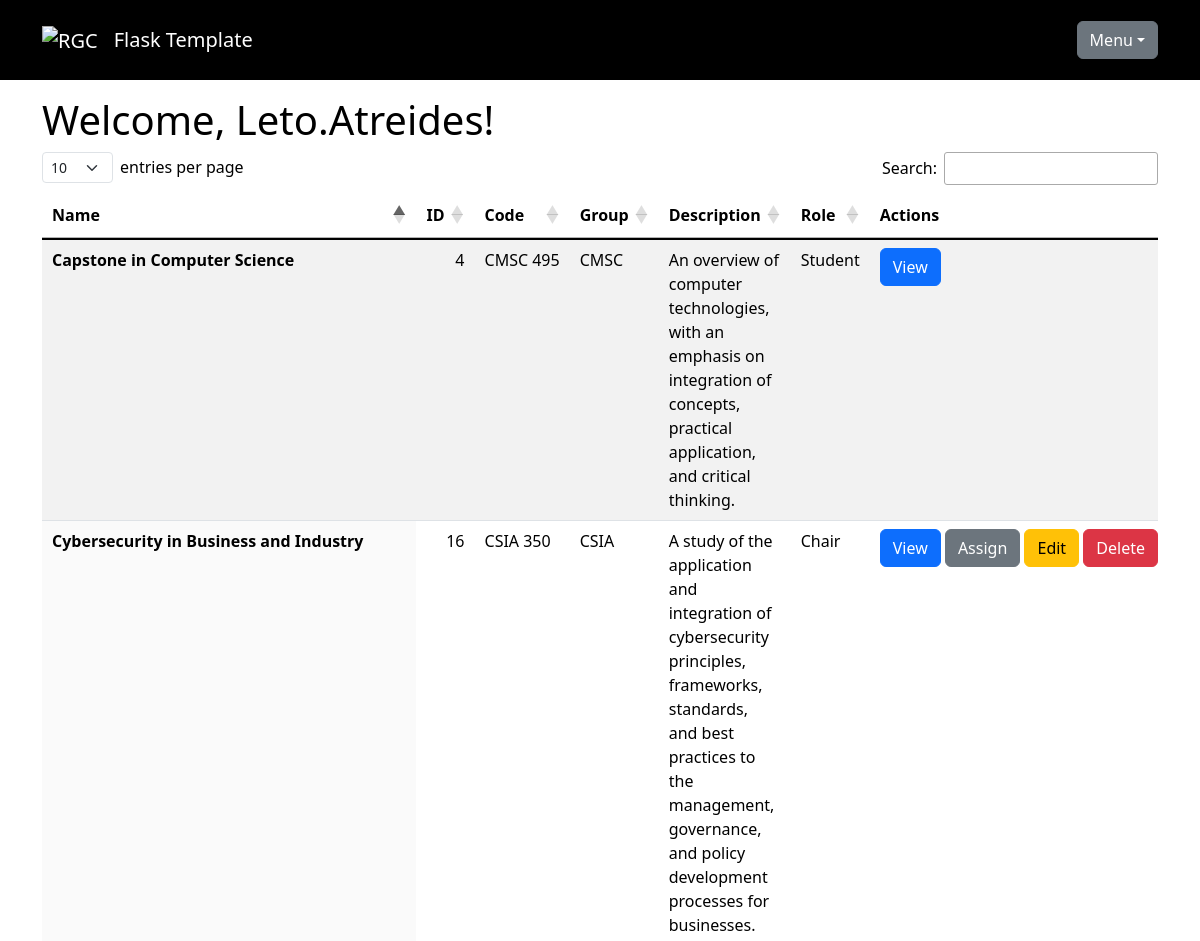
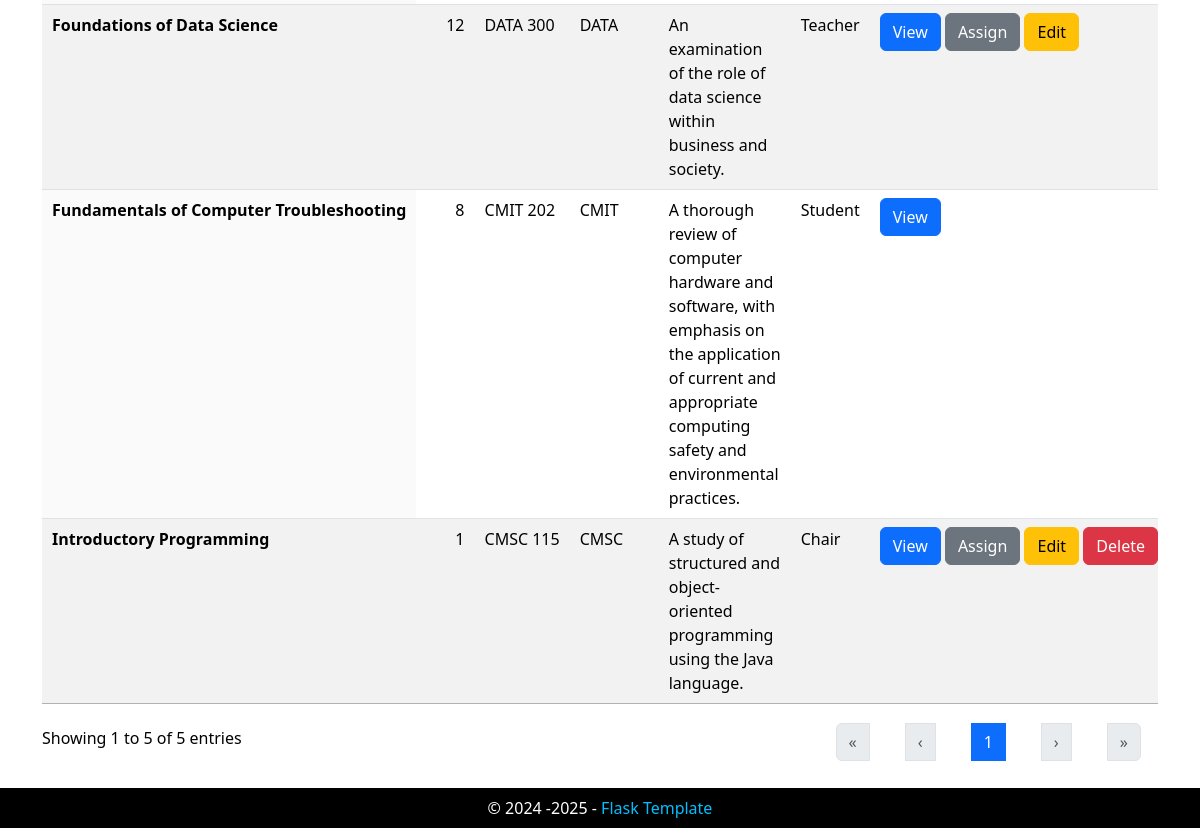
Screenshot of /index (signed in) with the database file from the repository (2 pictures, top to bottom).
### app/models.py (models this page shows, shortened)
class User(UserMixin, db.Model):
    __tablename__ = 'users'
    user_id: Mapped[int] = mapped_column(primary_key=True)
    username: Mapped[str] = mapped_column(
        String(64), index=True, unique=True)
    user_email: Mapped[Optional[str]] = mapped_column(
        String(128), unique=True)
    is_admin: Mapped[bool] = mapped_column(default=True)
    password_hash: Mapped[str] = mapped_column(
        String(256))
    associations: Mapped[List['Association']] = relationship(
        back_populates='user', cascade='all, delete-orphan')
    def get_id(self):
        return self.user_id

class Course(db.Model):
    __tablename__ = 'courses'
    course_id: Mapped[int] = mapped_column(primary_key=True)
    course_name: Mapped[str] = mapped_column(
        String(64), index=True, unique=True)
    course_code: Mapped[str] = mapped_column(
        String(64), unique=True)
    course_group: Mapped[Optional[str]] = mapped_column(
        String(64))
    course_desc: Mapped[Optional[str]] = mapped_column(
        String(256))
    associations: Mapped[List['Association']] = relationship(
        back_populates='course', cascade='all, delete-orphan')

class Role(db.Model):
    __tablename__ = 'roles'
    role_id: Mapped[int] = mapped_column(primary_key=True)
    role_name: Mapped[str] = mapped_column(
        String(64), index=True, unique=True)
    role_privilege: Mapped[int] = mapped_column(unique=True)
    associations: Mapped[List['Association']] = relationship(
        back_populates='role', cascade='all, delete-orphan')

### app/main/main_routes.py (the view)
@bp.route('/')
@bp.route('/index')
@login_required
def index():
    _page_title = 'Flask Template'
    if current_user.is_admin:
        _courses = Course.query.all()
    else:
        _user_id = int(current_user.get_id())
        _courses = db.session.query(
            Course.course_id, Course.course_name, Course.course_code,
            Course.course_group, Course.course_desc,
            Role.role_id, Role.role_name).join(
                Association,
                Course.course_id == Association.course_id).join(
                    Role, Role.role_id == Association.role_id).filter(
                        Association.user_id == _user_id).all()
    _courses = [_courses] if not isinstance(_courses, list) else _courses
    _html = render_template('main/index.html', page_title=_page_title,
                            courses=_courses)
    return _html

### app/models.py (called while the page is built)
@login.user_loader
def load_user(user_id):
    validate_input('user_id', user_id, int)
    return db.session.get(User, user_id)

### app/templates/main/index.html (shortened to what this page needs)
{% extends "base.html" %} {% block page_title %} {{ page_title }} {% endblock %} {% block head %} {{ super() }}
<link rel="stylesheet" type="text/css" href="{{ url_for('static', filename='css/dataTables.dataTables.min.css') }}" />
<link rel="stylesheet" type="text/css" href="{{ url_for('static', filename='css/dataTables.bootstrap5.min.css') }}" />
{% endblock %} {% block content %} {% if current_user.is_anonymous %}
<h1>Welcome!</h1>
<p>You should log in.</p>
{% else %}
<h1>Welcome, {{ current_user.username }}!</h1>
<table id="data-table" class="table table-striped display caption-top">
  <thead>
    <tr>
      <th scope="col">Name</th>
      <th scope="col">ID</th>
      <th scope="col">Code</th>
      <th scope="col">Group</th>
      <th scope="col">Description</th>
      <th scope="col">Role</th>
      <th scope="col">Actions</th>
    </tr>
  </thead>
  <tbody class="table-group-divider">
    {% for course in courses %}
    <tr>
      <th scope="row" class="text-nowrap">{{ course.course_name }}</th>
      <td class="text-nowrap">{{ course.course_id }}</td>
      <td class="text-nowrap">{{ course.course_code }}</td>
      <td class="text-nowrap">{{ course.course_group }}</td>
      <td>{{ course.course_desc }}</td>
      <td class="text-nowrap">{{ course.role_name }}</td>
      <td class="no-sort text-nowrap">
        <a class="btn btn-primary" href="{{ url_for('admin.view_course', course_id=course.course_id) }}" title="View">View</a>
        {% if current_user.is_admin or (course.role_id | default(4)) in [1, 2] %}
        <a class="btn btn-secondary" href="{{ url_for('admin.assign_course', course_id=course.course_id) }}" title="Assign">Assign</a>
        <a class="btn btn-warning" href="{{ url_for('admin.edit_course', course_id=course.course_id) }}" title="Edit">Edit</a>
        {% endif %} {% if current_user.is_admin or (course.role_id | default(4)) in [1] %}
        <a class="btn btn-danger" href="{{ url_for('admin.delete_course', course_id=course.course_id) }}" title="Delete">Delete</a>
        {% endif %}
      </td>
    </tr>
    {% endfor %}
  </tbody>
</table>
{% endif %} {% endblock %} {% block footer %} {% endblock %}

### app/static/css/base.css (style rules this page uses)
html { font-family: sans-serif; }
a { text-decoration: none; }

### rows the page displays
User: username "Leto.Atreides"
Course: course_name "Introductory Programming", course_id "1", course_code "CMSC 115", course_group "CMSC", course_desc "A study of structured and object-oriented programming using the Java language.", role_name "Chair"
Course: course_name "Capstone in Computer Science", course_id "4", course_code "CMSC 495", course_group "CMSC", course_desc "An overview of computer technologies, with an emphasis on integration of concepts, practical application, and critical thinking.", role_name "Student"
Course: course_name "Fundamentals of Computer Troubleshooting", course_id "8", course_code "CMIT 202", course_group "CMIT", course_desc "A thorough review of computer hardware and software, with emphasis on the application of current and appropriate computing safety and environmental practices.", role_name "Student"
Course: course_name "Foundations of Data Science", course_id "12", course_code "DATA 300", course_group "DATA", course_desc "An examination of the role of data science within business and society.", role_name "Teacher"
Course: course_name "Cybersecurity in Business and Industry", course_id "16", course_code "CSIA 350", course_group "CSIA", course_desc "A study of the application and integration of cybersecurity principles, frameworks, standards, and best practices to the management, governance, and policy development processes for businesses.", role_name "Chair"
